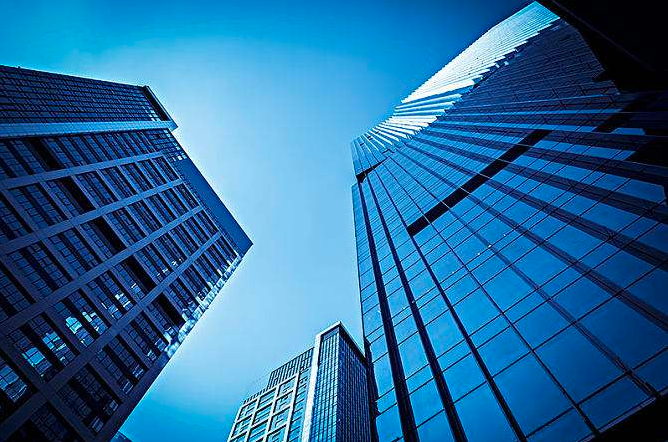
#> input picture Chapter10/pic/jianzhu.png, 668 x 442 px
$ python hough_lines.py
#> lines starting #> are read from the running program, lines starting #| are printed output that depends on the picture
"""
Created by HenryMa on 2020/10/9
"""

__author__ = 'HenryMa'

from builtins import print, int

"""
cv2.HoughLines()
    dst: 输出图像, 它应该是个灰度图(但事实上是个二值化图)
    lines: 储存着检测到的直线的参数对(r, theta)的容器
    rho : 参数极径 r 以像素值为单位的分辨率. 我们使用 1 像素.
    theta: 参数极角 theta 以弧度为单位的分辨率. 我们使用 1度 (即CV_PI/180)
    threshold:    设置阈值： 一条直线所需最少的的曲线交点
    srn and stn: 默认参数为0
"""

import cv2
import numpy as np


origin_img = cv2.imread('./pic/jianzhu.png', 0)
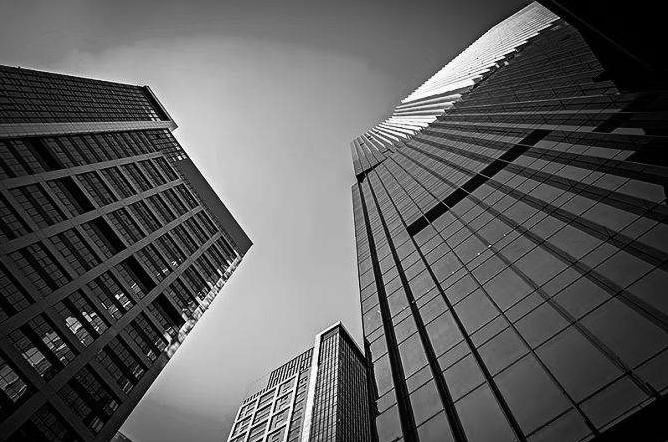
#> origin_img: shape (442, 668); min 0, max 255, mean 91.4
print(origin_img)
#> (printed output is left out)
img = cv2.resize(origin_img, None, fx=0.8, fy=0.8, interpolation=cv2.INTER_CUBIC)
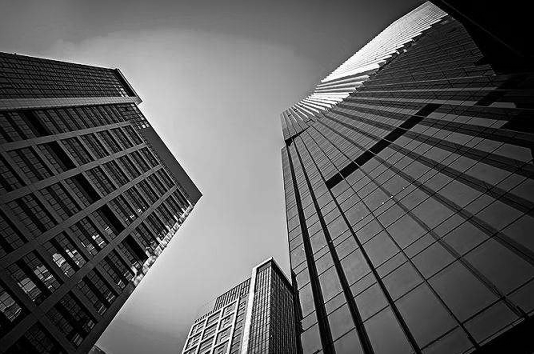
#> img: shape (354, 534); min 0, max 255, mean 91.4


img = cv2.GaussianBlur(img, (3, 3), 0)
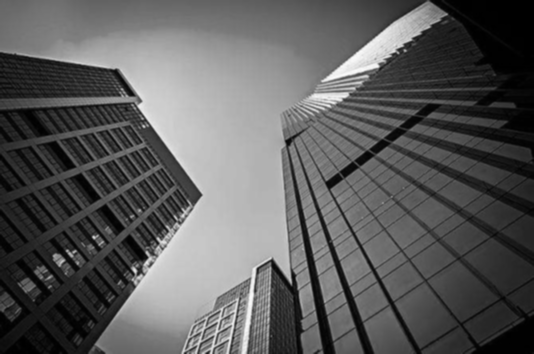
#> img: shape (354, 534); min 0, max 250, mean 91.4
edges = cv2.Canny(img, 50, 150, apertureSize=3)
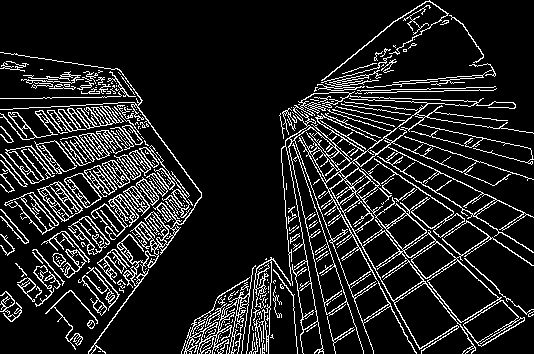
#> edges: shape (354, 534); 12.8% white in thin lines or dots
lines = cv2.HoughLines(edges, 1, np.pi/180, 118)  # 这里对最后一个参数使用了经验型的值
#> lines = 238 rows, first 8: [-78, 2.16], [98, 1.55], [-122, 2.32], [-38, 2.02], [-197, 2.64], [84, 1.61], [434, 0.96], [-201, 2.65]
result = img.copy()
for line in lines:
    rho = line[0][0]  # 第一个元素是距离rho
    theta = line[0][1]  # 第二个元素是角度theta
    print(rho)
    print(theta)
    if (theta < (np.pi/4.)) or (theta > (3.*np.pi/4.0)):  # 垂直直线
        pt1 = (int(rho/np.cos(theta)), 0)  # 该直线与第一行的交点
        pt2 = (int((rho-result.shape[0]*np.sin(theta))/np.cos(theta)), result.shape[0])  # 该直线与最后一行的交点
        cv2.line(result, pt1, pt2, 255)  # 绘制一条白线
    else:
        pt1 = (0, int(rho/np.sin(theta)))  # 该直线与第一列的交点
        pt2 = (result.shape[1], int((rho-result.shape[1]*np.cos(theta))/np.sin(theta)))  # 该直线与最后一列的交点
        cv2.line(result, pt1, pt2, 255, 1)  # 绘制一条直线
#> this loop made 238 passes
#> (rho, theta, pt1, pt2) on passes 1 to 12: (-78, 2.16, (0, -94), (534, 266)), (98, 1.55, (0, 98), (534, 88)), (-122, 2.32, (0, -166), (534, 331)), (-38, 2.02, (0, -42), (534, 218)), (-197, 2.64, (225, 0), (421, 354)), (84, 1.61, (0, 84), (534, 102)), (434, 0.96, (0, 529), (534, 155)), (-201, 2.65, (227, 0), (415, 354)), (395, 0.942, (0, 488), (534, 100)), (80, 1.62, (0, 80), (534, 108)), (-110, 2.29, (0, -145), (534, 318)), (380, 0.785, (0, 537), (534, 3))
#> (rho, theta, pt1) on pass 100: (270, 1.1, (0, 303))
#> (printed output is left out)
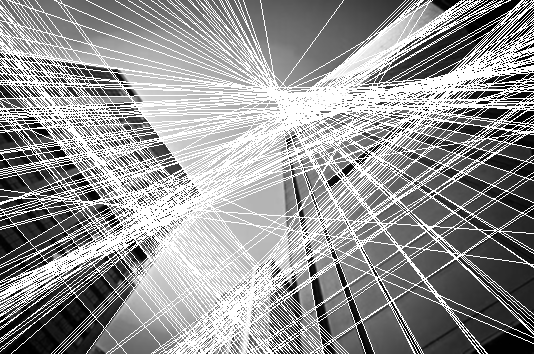
#> result: shape (354, 534); min 0, max 255, mean 148.6

cv2.imshow('edges', edges)
cv2.imshow('Result', result)
cv2.waitKey()
cv2.destroyAllWindows()
